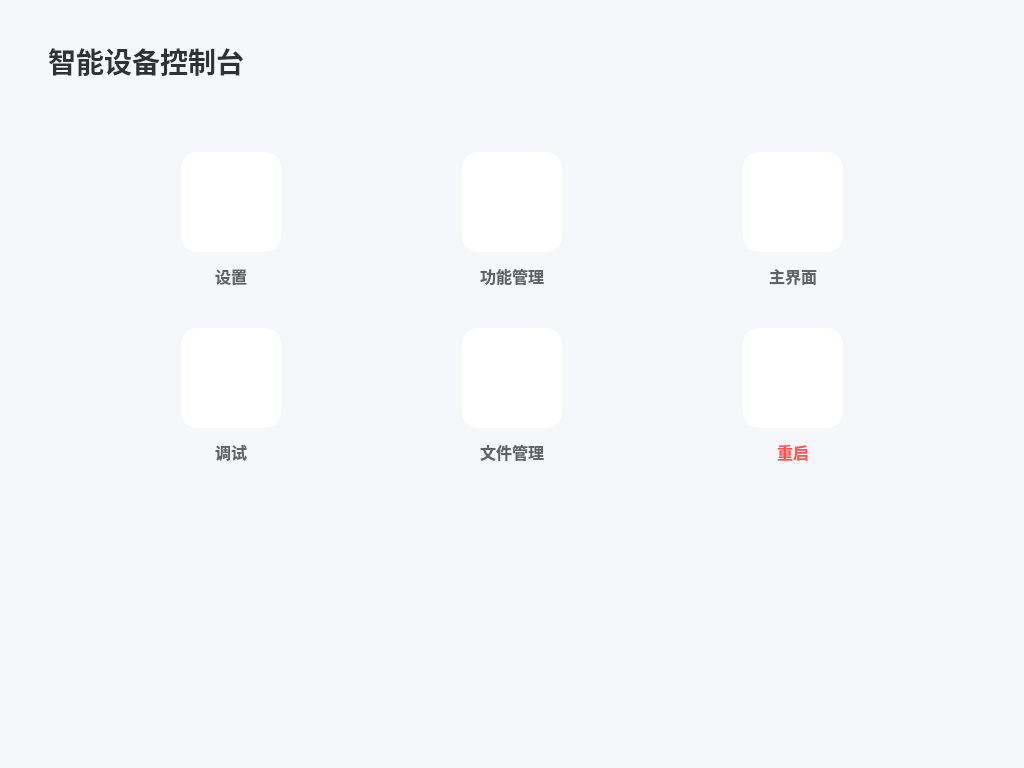
<?xml version="1.0" encoding="UTF-8"?>
<ui version="4.0">
 <class>MainWindow</class>
 <widget class="QMainWindow" name="MainWindow">
  <property name="geometry">
   <rect>
    <x>0</x>
    <y>0</y>
    <width>1024</width>
    <height>768</height>
   </rect>
  </property>
  <property name="windowTitle">
   <string>智能设备控制台</string>
  </property>
  <property name="styleSheet">
   <string notr="true">QMainWindow { background-color: #f5f7fa; }</string>
  </property>
  <widget class="QWidget" name="centralwidget">
   <property name="styleSheet">
    <string notr="true">background-color: #f5f7fa;</string>
   </property>
   <layout class="QVBoxLayout" name="verticalLayout">
    <property name="spacing">
     <number>30</number>
    </property>
    <property name="leftMargin">
     <number>40</number>
    </property>
    <property name="topMargin">
     <number>40</number>
    </property>
    <property name="rightMargin">
     <number>40</number>
    </property>
    <property name="bottomMargin">
     <number>40</number>
    </property>
    <item>
     <widget class="QLabel" name="titleLabel">
      <property name="styleSheet">
       <string notr="true">font-size: 28px;
font-weight: 600;
color: #303133;
margin-bottom: 20px;</string>
      </property>
      <property name="text">
       <string>智能设备控制台</string>
      </property>
     </widget>
    </item>
    <item>
     <layout class="QGridLayout" name="gridLayout">
      <property name="leftMargin">
       <number>20</number>
      </property>
      <property name="topMargin">
       <number>20</number>
      </property>
      <property name="rightMargin">
       <number>20</number>
      </property>
      <property name="bottomMargin">
       <number>20</number>
      </property>
      <property name="spacing">
       <number>40</number>
      </property>
      <item row="0" column="0">
       <widget class="QWidget" name="appWidget1" native="true">
        <property name="maximumSize">
         <size>
          <width>140</width>
          <height>160</height>
         </size>
        </property>
        <layout class="QVBoxLayout" name="verticalLayout_1">
         <property name="spacing">
          <number>12</number>
         </property>
         <property name="leftMargin">
          <number>20</number>
         </property>
         <property name="topMargin">
          <number>0</number>
         </property>
         <property name="rightMargin">
          <number>20</number>
         </property>
         <property name="bottomMargin">
          <number>0</number>
         </property>
         <item>
          <widget class="QPushButton" name="appButton1">
           <property name="sizePolicy">
            <sizepolicy hsizetype="Fixed" vsizetype="Fixed">
             <horstretch>0</horstretch>
             <verstretch>0</verstretch>
            </sizepolicy>
           </property>
           <property name="minimumSize">
            <size>
             <width>100</width>
             <height>100</height>
            </size>
           </property>
           <property name="maximumSize">
            <size>
             <width>100</width>
             <height>100</height>
            </size>
           </property>
           <property name="styleSheet">
            <string notr="true">QPushButton {
    background-color: white;
    border: none;
    border-radius: 16px;

}
QPushButton:hover {

}
QPushButton:pressed {
    background-color: #f0f0f0;
}</string>
           </property>
           <property name="text">
            <string/>
           </property>
           <property name="icon">
            <iconset resource="resources.qrc">
             <normaloff>:/static/icons/system.png</normaloff>:/static/icons/system.png</iconset>
           </property>
           <property name="iconSize">
            <size>
             <width>64</width>
             <height>64</height>
            </size>
           </property>
          </widget>
         </item>
         <item>
          <widget class="QLabel" name="appLabel1">
           <property name="styleSheet">
            <string notr="true">font-size: 16px;
font-weight: 500;
color: #606266;</string>
           </property>
           <property name="text">
            <string>设置</string>
           </property>
           <property name="alignment">
            <set>Qt::AlignCenter</set>
           </property>
          </widget>
         </item>
        </layout>
       </widget>
      </item>
      <item row="0" column="1">
       <widget class="QWidget" name="appWidget2" native="true">
        <property name="maximumSize">
         <size>
          <width>140</width>
          <height>160</height>
         </size>
        </property>
        <layout class="QVBoxLayout" name="verticalLayout_2">
         <property name="spacing">
          <number>12</number>
         </property>
         <property name="leftMargin">
          <number>20</number>
         </property>
         <property name="topMargin">
          <number>0</number>
         </property>
         <property name="rightMargin">
          <number>20</number>
         </property>
         <property name="bottomMargin">
          <number>0</number>
         </property>
         <item>
          <widget class="QPushButton" name="appButton2">
           <property name="sizePolicy">
            <sizepolicy hsizetype="Fixed" vsizetype="Fixed">
             <horstretch>0</horstretch>
             <verstretch>0</verstretch>
            </sizepolicy>
           </property>
           <property name="minimumSize">
            <size>
             <width>100</width>
             <height>100</height>
            </size>
           </property>
           <property name="maximumSize">
            <size>
             <width>100</width>
             <height>100</height>
            </size>
           </property>
           <property name="styleSheet">
            <string notr="true">QPushButton {
    background-color: white;
    border: none;
    border-radius: 16px;

}
QPushButton:hover {

}
QPushButton:pressed {
    background-color: #f0f0f0;
}</string>
           </property>
           <property name="text">
            <string/>
           </property>
           <property name="icon">
            <iconset resource="resources.qrc">
             <normaloff>:/static/icons/applications.png</normaloff>:/static/icons/applications.png</iconset>
           </property>
           <property name="iconSize">
            <size>
             <width>64</width>
             <height>64</height>
            </size>
           </property>
          </widget>
         </item>
         <item>
          <widget class="QLabel" name="appLabel2">
           <property name="styleSheet">
            <string notr="true">font-size: 16px;
font-weight: 500;
color: #606266;</string>
           </property>
           <property name="text">
            <string>功能管理</string>
           </property>
           <property name="alignment">
            <set>Qt::AlignCenter</set>
           </property>
          </widget>
         </item>
        </layout>
       </widget>
      </item>
      <item row="0" column="2">
       <widget class="QWidget" name="appWidget3" native="true">
        <property name="maximumSize">
         <size>
          <width>140</width>
          <height>160</height>
         </size>
        </property>
        <layout class="QVBoxLayout" name="verticalLayout_3">
         <property name="spacing">
          <number>12</number>
         </property>
         <property name="leftMargin">
          <number>20</number>
         </property>
         <property name="topMargin">
          <number>0</number>
         </property>
         <property name="rightMargin">
          <number>20</number>
         </property>
         <property name="bottomMargin">
          <number>0</number>
         </property>
         <item>
          <widget class="QPushButton" name="appButton3">
           <property name="sizePolicy">
            <sizepolicy hsizetype="Fixed" vsizetype="Fixed">
             <horstretch>0</horstretch>
             <verstretch>0</verstretch>
            </sizepolicy>
           </property>
           <property name="minimumSize">
            <size>
             <width>100</width>
             <height>100</height>
            </size>
           </property>
           <property name="maximumSize">
            <size>
             <width>100</width>
             <height>100</height>
            </size>
           </property>
           <property name="styleSheet">
            <string notr="true">QPushButton {
    background-color: white;
    border: none;
    border-radius: 16px;

}
QPushButton:hover {

}
QPushButton:pressed {

}</string>
           </property>
           <property name="text">
            <string/>
           </property>
           <property name="icon">
            <iconset resource="resources.qrc">
             <normaloff>:/static/icons/ui_media.png</normaloff>:/static/icons/ui_media.png</iconset>
           </property>
           <property name="iconSize">
            <size>
             <width>64</width>
             <height>64</height>
            </size>
           </property>
          </widget>
         </item>
         <item>
          <widget class="QLabel" name="appLabel3">
           <property name="styleSheet">
            <string notr="true">font-size: 16px;
font-weight: 500;
color: #606266;</string>
           </property>
           <property name="text">
            <string>主界面</string>
           </property>
           <property name="alignment">
            <set>Qt::AlignCenter</set>
           </property>
          </widget>
         </item>
        </layout>
       </widget>
      </item>
      <item row="1" column="0">
       <widget class="QWidget" name="appWidget4" native="true">
        <property name="maximumSize">
         <size>
          <width>140</width>
          <height>160</height>
         </size>
        </property>
        <layout class="QVBoxLayout" name="verticalLayout_4">
         <property name="spacing">
          <number>12</number>
         </property>
         <property name="leftMargin">
          <number>20</number>
         </property>
         <property name="topMargin">
          <number>0</number>
         </property>
         <property name="rightMargin">
          <number>20</number>
         </property>
         <property name="bottomMargin">
          <number>0</number>
         </property>
         <item>
          <widget class="QPushButton" name="appButton4">
           <property name="sizePolicy">
            <sizepolicy hsizetype="Fixed" vsizetype="Fixed">
             <horstretch>0</horstretch>
             <verstretch>0</verstretch>
            </sizepolicy>
           </property>
           <property name="minimumSize">
            <size>
             <width>100</width>
             <height>100</height>
            </size>
           </property>
           <property name="maximumSize">
            <size>
             <width>100</width>
             <height>100</height>
            </size>
           </property>
           <property name="font">
            <font>
             <family>Microsoft YaHei</family>
             <pointsize>28</pointsize>
             <weight>75</weight>
             <bold>true</bold>
            </font>
           </property>
           <property name="styleSheet">
            <string notr="true">QPushButton {
    background-color: white;
    border: none;
    border-radius: 16px;

}
QPushButton:hover {

}
QPushButton:pressed {

}</string>
           </property>
           <property name="text">
            <string/>
           </property>
           <property name="icon">
            <iconset resource="resources.qrc">
             <normaloff>:/static/icons/debug.png</normaloff>:/static/icons/debug.png</iconset>
           </property>
           <property name="iconSize">
            <size>
             <width>64</width>
             <height>64</height>
            </size>
           </property>
          </widget>
         </item>
         <item>
          <widget class="QLabel" name="appLabel4">
           <property name="styleSheet">
            <string notr="true">font-size: 16px;
font-weight: 500;
color: #606266;</string>
           </property>
           <property name="text">
            <string>调试</string>
           </property>
           <property name="alignment">
            <set>Qt::AlignCenter</set>
           </property>
          </widget>
         </item>
        </layout>
       </widget>
      </item>
      <item row="1" column="1">
       <widget class="QWidget" name="appWidget5" native="true">
        <property name="maximumSize">
         <size>
          <width>140</width>
          <height>160</height>
         </size>
        </property>
        <layout class="QVBoxLayout" name="verticalLayout_5">
         <property name="spacing">
          <number>12</number>
         </property>
         <property name="leftMargin">
          <number>20</number>
         </property>
         <property name="topMargin">
          <number>0</number>
         </property>
         <property name="rightMargin">
          <number>20</number>
         </property>
         <property name="bottomMargin">
          <number>0</number>
         </property>
         <item>
          <widget class="QPushButton" name="appButton5">
           <property name="sizePolicy">
            <sizepolicy hsizetype="Fixed" vsizetype="Fixed">
             <horstretch>0</horstretch>
             <verstretch>0</verstretch>
            </sizepolicy>
           </property>
           <property name="minimumSize">
            <size>
             <width>100</width>
             <height>100</height>
            </size>
           </property>
           <property name="maximumSize">
            <size>
             <width>100</width>
             <height>100</height>
            </size>
           </property>
           <property name="font">
            <font>
             <family>Microsoft YaHei</family>
             <pointsize>28</pointsize>
             <weight>75</weight>
             <bold>true</bold>
            </font>
           </property>
           <property name="styleSheet">
            <string notr="true">QPushButton {
    background-color: white;
    border: none;
    border-radius: 16px;

}
QPushButton:hover {

}
QPushButton:pressed {

}</string>
           </property>
           <property name="text">
            <string/>
           </property>
           <property name="icon">
            <iconset resource="resources.qrc">
             <normaloff>:/static/icons/file_manage.png</normaloff>:/static/icons/file_manage.png</iconset>
           </property>
           <property name="iconSize">
            <size>
             <width>64</width>
             <height>64</height>
            </size>
           </property>
          </widget>
         </item>
         <item>
          <widget class="QLabel" name="appLabel5">
           <property name="styleSheet">
            <string notr="true">font-size: 16px;
font-weight: 500;
color: #606266;</string>
           </property>
           <property name="text">
            <string>&lt;html&gt;&lt;head/&gt;&lt;body&gt;&lt;p&gt;文件管理&lt;/p&gt;&lt;/body&gt;&lt;/html&gt;</string>
           </property>
           <property name="alignment">
            <set>Qt::AlignCenter</set>
           </property>
          </widget>
         </item>
        </layout>
       </widget>
      </item>
      <item row="1" column="2">
       <widget class="QWidget" name="exitWidget" native="true">
        <property name="maximumSize">
         <size>
          <width>140</width>
          <height>160</height>
         </size>
        </property>
        <layout class="QVBoxLayout" name="verticalLayout_exit">
         <property name="spacing">
          <number>12</number>
         </property>
         <property name="leftMargin">
          <number>20</number>
         </property>
         <property name="topMargin">
          <number>0</number>
         </property>
         <property name="rightMargin">
          <number>20</number>
         </property>
         <property name="bottomMargin">
          <number>0</number>
         </property>
         <item>
          <widget class="QPushButton" name="exitButton">
           <property name="sizePolicy">
            <sizepolicy hsizetype="Fixed" vsizetype="Fixed">
             <horstretch>0</horstretch>
             <verstretch>0</verstretch>
            </sizepolicy>
           </property>
           <property name="minimumSize">
            <size>
             <width>100</width>
             <height>100</height>
            </size>
           </property>
           <property name="maximumSize">
            <size>
             <width>100</width>
             <height>100</height>
            </size>
           </property>
           <property name="font">
            <font>
             <family>Microsoft YaHei</family>
             <pointsize>28</pointsize>
             <weight>75</weight>
             <bold>true</bold>
            </font>
           </property>
           <property name="styleSheet">
            <string notr="true">QPushButton {
    background-color: white;
    border: none;
    border-radius: 16px;

}
QPushButton:hover {

    background-color: #fff2f0;
}
QPushButton:pressed {

    background-color: #ffe6e6;
}</string>
           </property>
           <property name="text">
            <string/>
           </property>
           <property name="icon">
            <iconset resource="resources.qrc">
             <normaloff>:/static/icons/shutdown.png</normaloff>:/static/icons/shutdown.png</iconset>
           </property>
           <property name="iconSize">
            <size>
             <width>64</width>
             <height>64</height>
            </size>
           </property>
          </widget>
         </item>
         <item>
          <widget class="QLabel" name="exitLabel">
           <property name="styleSheet">
            <string notr="true">font-size: 16px;
font-weight: 500;
color: #ff5252;</string>
           </property>
           <property name="text">
            <string>重启</string>
           </property>
           <property name="alignment">
            <set>Qt::AlignCenter</set>
           </property>
          </widget>
         </item>
        </layout>
       </widget>
      </item>
     </layout>
    </item>
    <item>
     <spacer name="verticalSpacer">
      <property name="orientation">
       <enum>Qt::Vertical</enum>
      </property>
      <property name="sizeHint" stdset="0">
       <size>
        <width>20</width>
        <height>40</height>
       </size>
      </property>
     </spacer>
    </item>
   </layout>
  </widget>
  <widget class="QMenuBar" name="menubar">
   <property name="geometry">
    <rect>
     <x>0</x>
     <y>0</y>
     <width>1024</width>
     <height>28</height>
    </rect>
   </property>
   <property name="styleSheet">
    <string notr="true">background-color: transparent;
border: none;</string>
   </property>
  </widget>
  <widget class="QStatusBar" name="statusbar">
   <property name="styleSheet">
    <string notr="true">background-color: transparent;
border: none;
color: #909399;</string>
   </property>
  </widget>
 </widget>
 <resources>
  <include location="resources.qrc"/>
 </resources>
 <connections/>
</ui>
